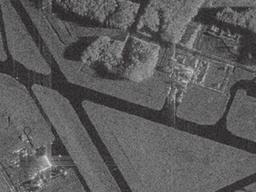
#> input picture Practice 4/sar_1.jpg, 256 x 192 px, shrunk from 400 x 300 before the run
$ jupyter execute --allow-errors DE_IP_2024_Task_4.ipynb
#> lines starting #> are read from the running program, lines starting #| are printed output that depends on the picture; after the words box and inside, x2 and y2 are one past the last pixel; in counts of white or black regions, pixels touching at a corner belong together
[cell 1]
import numpy as np
import cv2
import matplotlib.pyplot as plt

[cell 2]
image = cv2.imread('sar_1.jpg')
#> image is the input picture: shape (192, 256, 3); mean B, G, R 91.8, 91.6, 92
image_gray = cv2.cvtColor(image, cv2.COLOR_BGR2GRAY)

[cell 3]
plt.imshow(image_gray, cmap="gray")

# Алгоритм разрастания регионов

[cell 4]
import math
def homo_average(img, mask, point, T):
    av_val = img[mask > 0].sum() / np.count_nonzero(img[mask > 0])

    if abs(av_val - img[point]) <= T:
        return True

    return False

[cell 5]
def region_growing(image, seed_point,homo_fun,r, T):
    mask = np.zeros(image_gray.shape, np.uint8)
    mask[seed_point] = 1
    count = 1
    while count > 0:
        count = 0
        local_mask = np.zeros(image_gray.shape, np.uint8)
        for i in range(r,image.shape[0] - r):
            for j in range(r,image.shape[1] - r):
                if mask[i,j]==0 and mask[i - r:i + r, j-r: j+r].sum() > 0:
                    if homo_fun(image, mask, (i,j), T):
                        local_mask[i,j] = 1
        count = np.count_nonzero(local_mask)
        print(count)
        mask += local_mask

    return mask*255

[cell 6]
seed_point = (250,250)
#> (the rest of this cell did not finish here and is left out)

#> (a cell that did not finish here is left out)

# K-means

[cell 8]
# Define criteria = ( type, max_iter = 10 , epsilon = 1.0 )
# criteria = (cv.TERM_CRITERIA_EPS + cv.TERM_CRITERIA_MAX_ITER, 10, 1.0)

[cell 9]
flags = cv2.KMEANS_RANDOM_CENTERS

[cell 10]
z = image_gray.reshape((-1,3))
# convert to np.float32
z = np.float32(z)
# define criteria, number of clusters(K) and apply kmeans()
criteria = (cv2.TERM_CRITERIA_EPS + cv2.TERM_CRITERIA_MAX_ITER, 10, 1.0)
K = 3
ret,label,center=cv2.kmeans(z,K,None,criteria,10,cv2.KMEANS_RANDOM_CENTERS)
#> ret = 7775103.1; label = 16384 values, max 2 at index 16, min 0 at index 0, mean 0.803; center = [[95.1, 95.05, 95.32], [59.03, 57.26, 59.41], [114.5, 116.4, 113.9]]
# Now convert back into uint8, and make original image
center = np.uint8(center)
#> center = [[95, 95, 95], [59, 57, 59], [114, 116, 113]]
res = center[label.flatten()]
res2 = res.reshape((image_gray.shape))
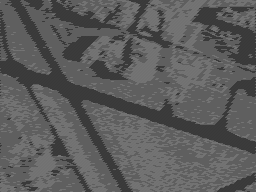
#> res2: shape (192, 256); min 57, max 116, mean 91.5

[cell 11]
plt.imshow(res2, cmap="gray")

# Watershed+Distance transform

[cell 12]
image = cv2.imread('oranges_1.jpg')
#> (the rest of this cell did not finish here and is left out)

[cell 13]
plt.imshow(image_gray, cmap="gray")

[cell 14]
ret, thresh = cv2.threshold(image_gray,0,255, cv2.THRESH_BINARY_INV+cv2.THRESH_OTSU)
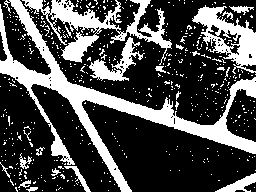
#> thresh: shape (192, 256); 29.5% white; 500 white regions (478 under 20 px), largest, box (x1, y1, x2, y2) and area: (0, 0, 256, 192) 6829, (22, 0, 172, 65) 2801, (192, 5, 256, 74) 1814
#> ret = 82

[cell 15]
plt.imshow(thresh, cmap="gray")

[cell 16]
dist = cv2.distanceTransform(thresh, cv2.DIST_L2, 5)
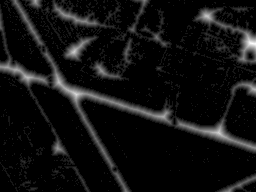
#> dist: shape (192, 256) float32; min 0, max 11.39, mean 0.75; drawn with min black and max white
plt.imshow(dist, cmap="gray")

[cell 17]
ret, sure_fg = cv2.threshold(dist, 0.1 * dist.max(), 255, cv2.THRESH_BINARY)
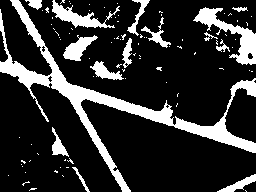
#> sure_fg: shape (192, 256) float32; 18.9% white; 92 white regions (77 under 20 px), largest, box (x1, y1, x2, y2) and area: (0, 0, 256, 192) 5211, (193, 7, 256, 65) 1096, (52, 0, 120, 28) 641
#> ret = 1.14
plt.imshow(sure_fg, cmap="gray")

[cell 18]
sure_fg = sure_fg.astype(np.uint8)

[cell 19]
ret, markers = cv2.connectedComponents(sure_fg)
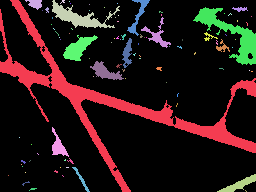
#> markers: shape (192, 256) int32; 93 distinct labels, from 0 to 92; one colour per label, 0 black
#> ret = 93
